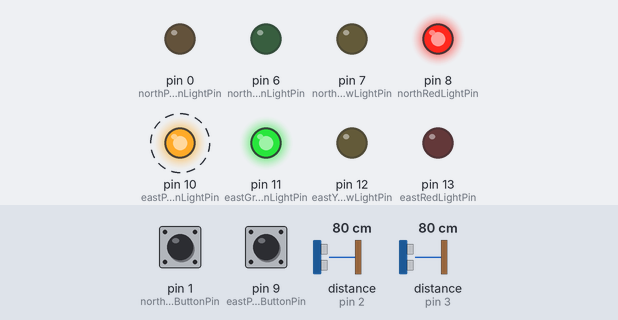
This sketch was run on a simulated Arduino Uno, built with avr-gcc and run on an emulated ATmega328P. Parts: output pins drawn as LEDs (lit = HIGH). Wiring (inferred from the names in the program): 2 × ultrasonic range finder: trigger pin 4, echo pin 2 / trigger pin 5, echo pin 3. Dashed ring = blinking. The inputs (shaded band) are chosen by the test bench; at power-on: distance to the obstacle (sensors on pin 2, pin 3) 80 cm, pin 9 (eastPedestrianButtonPin) HIGH, pin 1 (northPedestrianButtonPin) HIGH. The echo pulse lasts 58.3 µs per cm; pins used as bus, display or sensor lines are not drawn.

Above: at 11.6 s.
11.7 s: distance to the obstacle (sensor on pin 2) set to 12 cm
22.0 s: distance to the obstacle (sensor on pin 2) set to 9 cm
At 23.5 s:
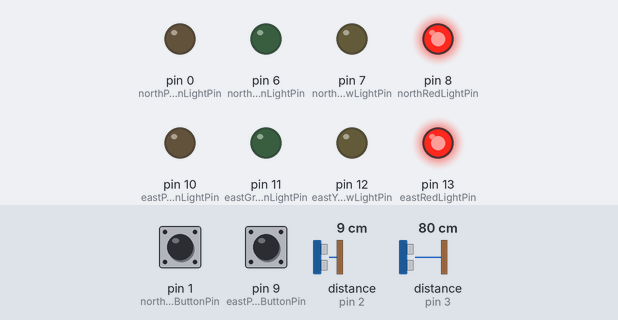
24.0 s: pin 9 (eastPedestrianButtonPin) pulled LOW for 0.15 s
At 41.8 s:
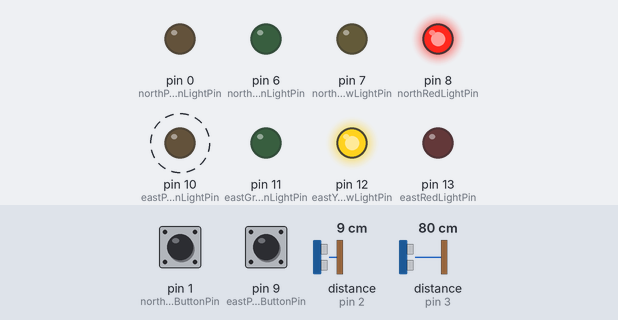
42.4 s: pin 9 (eastPedestrianButtonPin) pulled LOW for 1 s
At 56.7 s:
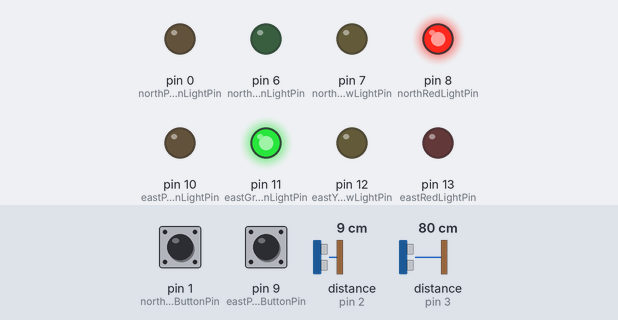
Timing chart, 0 to 64.2 s (numbered marks = the images above; inputs shaded):
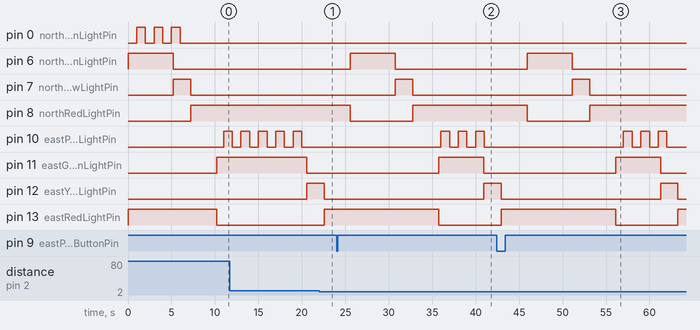

The sketch:

csci4287-final.ino
```cpp
//Uriah Moeller, Dalton Burke
//Final Project - Traffic Light
//Simulation of a one-way intersection with a one-way pedestrian crossing

//csci4287-final.ino
//main project file

#include "avr/io.h"
#include "avr/interrupt.h"

//Timer
long cycleStartTime = 0;

//Constants
const long fullCycleTime = 10000;
const long halfCycleTime = 5000;

//North-bound pins
const int northCarSensorTriggerPin = 4;
const int northCarSensorEchoPin = 2;

const int northGreenLightPin = 6;
const int northYellowLightPin = 7;
const int northRedLightPin = 8;

const int northPedestrianButtonPin = 1;

const int northPedestrianLightPin = 0;

//East-bound pins
const int eastCarSensorTriggerPin = 5;
const int eastCarSensorEchoPin = 3;

const int eastGreenLightPin = 11;
const int eastYellowLightPin = 12;
const int eastRedLightPin = 13;

const int eastPedestrianButtonPin = 9;

const int eastPedestrianLightPin = 10;

//North-bound flags
bool northCarSensorFlag = false;
bool northPedestrianButtonFlag = false;
bool northCarSensorHeldFlag = false;

//East-bound flags
bool eastCarSensorFlag = false;
bool eastPedestrianButtonFlag = false;
bool eastCarSensorHeldFlag = false;

//Global states
bool switchingDirections = false;
enum cross_direction { NORTH, EAST };
cross_direction crossingDirection = NORTH;

//Light states
enum light_color { GREEN, YELLOW, RED };

//Timer compare interrupt for pedestrian light blinking
ISR(TIMER1_COMPA_vect) {
  if (!switchingDirections) {
    if (crossingDirection == NORTH && northPedestrianButtonFlag == true) {
      digitalWrite(northPedestrianLightPin, !digitalRead(northPedestrianLightPin));
    } else if (crossingDirection == EAST && eastPedestrianButtonFlag == true) {
      digitalWrite(eastPedestrianLightPin, !digitalRead(eastPedestrianLightPin));
    }
  } else {
    digitalWrite(northPedestrianLightPin, LOW);
    digitalWrite(eastPedestrianLightPin, LOW);
  }
}

//North-bound button pin-change interrupt ISR
ISR(PCINT2_vect) {
  if (PIND & (1 << PD1)) {
    northPedestrianButtonFlag = true;
  }
}

//East-bound button pin-change interrupt ISR
ISR(PCINT0_vect) {
  if (PINB & (1 << PB1)) {
    eastPedestrianButtonFlag = true;
  }
}

//Direction switching sequence
void switchDirections() {
  switchingDirections = true;
  if (crossingDirection == NORTH) {
    northPedestrianButtonFlag = false;

    setActiveLight(NORTH, YELLOW);
    delay(2000);
    setActiveLight(NORTH, RED);
    delay(3000);
    setActiveLight(EAST, GREEN);

    crossingDirection = EAST;
    eastCarSensorFlag = false;
  } else if (crossingDirection == EAST) {
    eastPedestrianButtonFlag = false;

    setActiveLight(EAST, YELLOW);
    delay(2000);
    setActiveLight(EAST, RED);
    delay(3000);
    setActiveLight(NORTH, GREEN);

    crossingDirection = NORTH;
    northCarSensorFlag = false;
  }
  switchingDirections = false;
  cycleStartTime = millis();
}

//Light LED color setter
void setActiveLight (cross_direction targetDirection, light_color targetColor) {
  if (targetDirection == NORTH) {
    switch (targetColor) {
      case GREEN:
        digitalWrite(northGreenLightPin, HIGH);
        digitalWrite(northYellowLightPin, LOW);
        digitalWrite(northRedLightPin, LOW);
        break;
      case YELLOW:
        digitalWrite(northGreenLightPin, LOW);
        digitalWrite(northYellowLightPin, HIGH);
        digitalWrite(northRedLightPin, LOW);
        break;
      case RED:
        digitalWrite(northGreenLightPin, LOW);
        digitalWrite(northYellowLightPin, LOW);
        digitalWrite(northRedLightPin, HIGH);
        break;
    }
  } else if (targetDirection == EAST) {
    switch (targetColor) {
      case GREEN:
        digitalWrite(eastGreenLightPin, HIGH);
        digitalWrite(eastYellowLightPin, LOW);
        digitalWrite(eastRedLightPin, LOW);
        break;
      case YELLOW:
        digitalWrite(eastGreenLightPin, LOW);
        digitalWrite(eastYellowLightPin, HIGH);
        digitalWrite(eastRedLightPin, LOW);
        break;
      case RED:
        digitalWrite(eastGreenLightPin, LOW);
        digitalWrite(eastYellowLightPin, LOW);
        digitalWrite(eastRedLightPin, HIGH);
        break;
    }
  }
}

//Setup
void setup() {
  noInterrupts();
  //1 sec timer
  TCCR1A = 0;
  TCCR1B = 0;

  OCR1A = 15625;

  TCCR1B = (1 << WGM12);
  TCCR1B |= ((1 << CS12) | (1 << CS10));

  TCNT1 = 0;

  TIMSK1 = (1 << OCIE1A);

  //North-bound button pin change interrupt setup
  PCMSK2 |= (1 << PCINT17);
  PCICR  |= (1 << PCIE2);

  //East-bound button pin change interrupt setup
  PCMSK0 |= (1 << PCINT1);
  PCICR  |= (1 << PCIE0);
  interrupts();

  //Initialize start time
  cycleStartTime = millis();

  //LED pin modes
  pinMode(northGreenLightPin, OUTPUT);
  pinMode(northYellowLightPin, OUTPUT);
  pinMode(northRedLightPin, OUTPUT);

  pinMode(northPedestrianLightPin, OUTPUT);

  pinMode(eastGreenLightPin, OUTPUT);
  pinMode(eastYellowLightPin, OUTPUT);
  pinMode(eastRedLightPin, OUTPUT);

  pinMode(eastPedestrianLightPin, OUTPUT);

  //Button pin modes and pull-up resistor
  pinMode(northPedestrianButtonPin, INPUT_PULLUP);
  pinMode(eastPedestrianButtonPin, INPUT_PULLUP);

  //Ultrasonic sensor pin modes
  pinMode(northCarSensorTriggerPin, OUTPUT);
  pinMode(northCarSensorEchoPin, INPUT);

  pinMode(eastCarSensorTriggerPin, OUTPUT);
  pinMode(eastCarSensorEchoPin, INPUT);

  //Attach car sensors to input interrupts
  //attachInterrupt(0, northCarSensorISR, CHANGE);
  //attachInterrupt(1, eastCarSensorISR, CHANGE);

  //Initial state
  setActiveLight(NORTH, GREEN);
  setActiveLight(EAST, RED);
}

//Loop
void loop() {
  noInterrupts();
  //Ultrasonic sensor edge triggers
  digitalWrite(northCarSensorTriggerPin, LOW);
  delayMicroseconds(2);
  digitalWrite(northCarSensorTriggerPin, HIGH);
  delayMicroseconds(10);
  digitalWrite(northCarSensorTriggerPin, LOW);

  int northCarSensorDistance = pulseIn(northCarSensorEchoPin, HIGH, 1500) / 2 / 29.1;
  if (northCarSensorDistance > 0) {
    if (northCarSensorHeldFlag && northCarSensorDistance < 10) {
      northCarSensorFlag = true;
      northCarSensorHeldFlag = false;
    } else if (northCarSensorDistance < 10) {
      northCarSensorHeldFlag = true;
    } else {
      northCarSensorHeldFlag = false;
    }
  }

  delay(100);

  digitalWrite(eastCarSensorTriggerPin, LOW);
  delayMicroseconds(2);
  digitalWrite(eastCarSensorTriggerPin, HIGH);
  delayMicroseconds(10);
  digitalWrite(eastCarSensorTriggerPin, LOW);

  int eastCarSensorDistance = pulseIn(eastCarSensorEchoPin, HIGH, 1500) / 2 / 29.1;
  if (eastCarSensorDistance > 0) {
    if (eastCarSensorHeldFlag && eastCarSensorDistance < 10) {
      eastCarSensorFlag = true;
      eastCarSensorHeldFlag = false;
    } else if (eastCarSensorDistance < 10) {
      eastCarSensorHeldFlag = true;
    } else {
      eastCarSensorHeldFlag = false;
    }
  }
  interrupts();
  //

  //Main update function to detect when to trigger a light switch
  if (!switchingDirections) {
    if (crossingDirection == NORTH) {
      if (((millis() >= (cycleStartTime + halfCycleTime)) && (eastCarSensorFlag || eastPedestrianButtonFlag)) || (millis() >= (cycleStartTime + fullCycleTime))) {
        switchDirections();
      }
    } else if (crossingDirection == EAST) {
      if (((millis() >= (cycleStartTime + halfCycleTime)) && (northCarSensorFlag || northPedestrianButtonFlag)) || (millis() >= (cycleStartTime + fullCycleTime))) {
        switchDirections();
      }
    }
  }

  delay(100);
}
```

Measured:
- the behaviour switches between 11 and 10 cm on distance to the obstacle (sensor on pin 2) (found by bisection; images 0 and 1)
- after the input at 24.0 s, pin 10 (eastPedestrianLightPin): alternates HIGH for 1.0 s and LOW for 1.0 s, starting after 12.0 s; pin 11 (eastGreenLightPin): LOW → HIGH after 11.8 s instead of 16.9 s; pin 12 (eastYellowLightPin): LOW → HIGH after 16.9 s; pin 13 (eastRedLightPin): HIGH → LOW after 11.8 s instead of 16.9 s
- after the input at 42.4 s, pin 10 (eastPedestrianLightPin): alternates HIGH for 1.0 s and LOW for 1.0 s, 6 changes in all, then stays LOW, starting after 14.6 s; pin 11 (eastGreenLightPin): LOW → HIGH after 13.7 s instead of 18.9 s
- by itself, pin 0 (northPedestrianLightPin): alternates HIGH for 1.0 s and LOW for 1.0 s, 6 changes in all, then stays LOW
